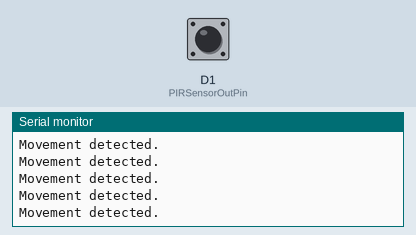
Simulated run of this sketch. Board: ESP8266 (NodeMCU). On the bench: the last lines printed to the serial monitor. The inputs (shaded band) are chosen by the test bench; at power-on: D1 (PIRSensorOutPin) HIGH.

Above: at 1.2 s.
1.3 s: D1 (PIRSensorOutPin) driven LOW
At 1.8 s:
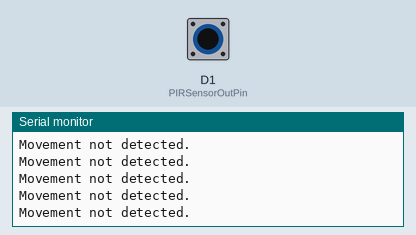
3.2 s: D1 (PIRSensorOutPin) driven HIGH
At 4.2 s:
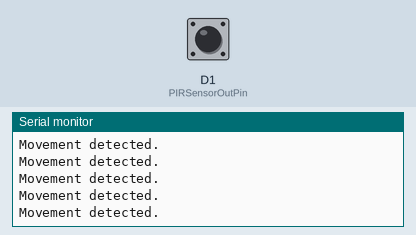

Measured:
- after the input at 1.3 s, the serial monitor: prints a new line at once (image 1)

The sketch:

13-nodemcu-test-simple_pir.ino
```cpp
 const int PIRSensorOutPin = D1;    //PIR Sensor OUT Pin
 void setup() {
    Serial.begin(115200);
    pinMode(PIRSensorOutPin, INPUT);
 }
 void loop()
 {
    if (digitalRead(PIRSensorOutPin) == LOW) {
       Serial.println("Movement not detected.");
    }
    else {
      Serial.println("Movement detected.");
    }
}
```
